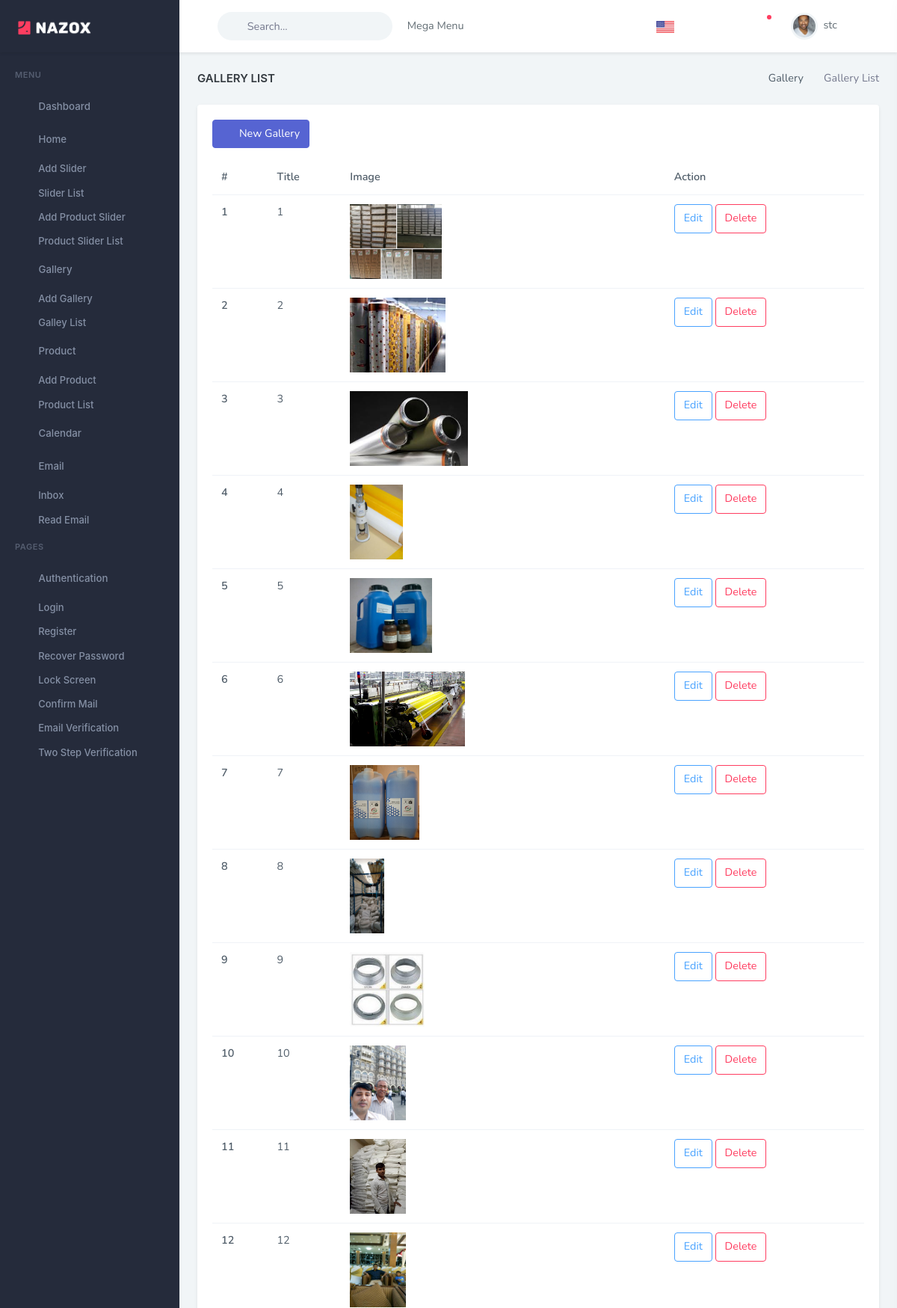
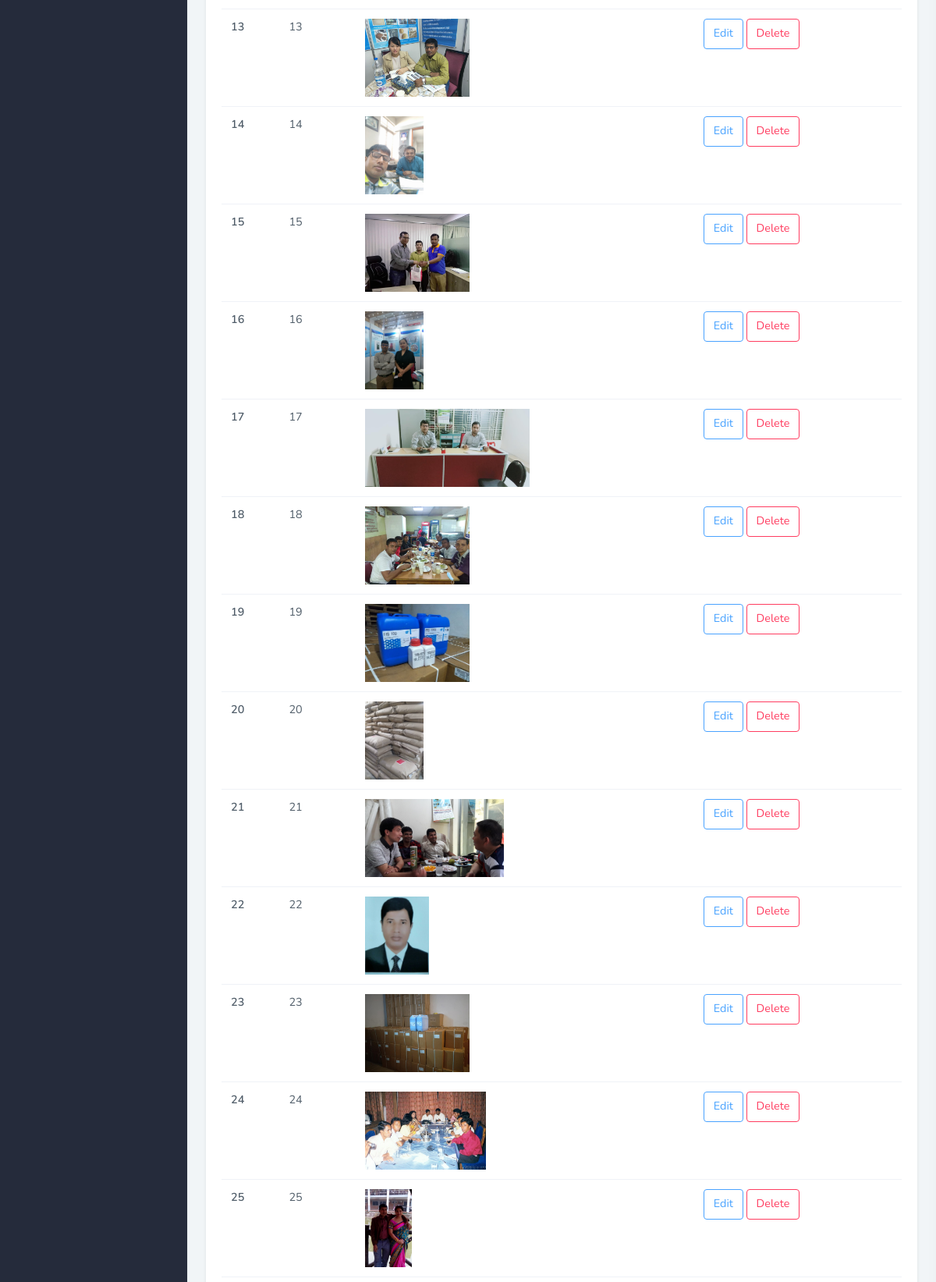
Page /dashboard/gallery-list (signed in, upper part) on the committed database (2 pictures, top to bottom).
### home/models.py (models this page shows, shortened)
class Gallery(models.Model):
    title = models.CharField(max_length=100)
    image = models.ImageField(upload_to='gallery')

### home/views.py (the view)
# urls.py: path('dashboard/gallery-list', views.GalleryListView.as_view(), name='dash-gallery'),  # Gallery list
class GalleryListView(LoginRequiredMixin, View):
    def get(self, request):
        context = {
            'gallery': Gallery.objects.all(),
            'title': "Gallery List",
            'pageview': "Gallery"
        }
        return render(request, 'home/gallery_list.html', context)

### templates/home/gallery_list.html
{% extends 'partials/base.html' %}
{% load static %}
{% block content %}
                        <div class="row">
                            <div class="col-lg-12">
                                <div class="card">
                                    <div class="card-body">
                                        <div class="">
                                            <a href="{% url 'gallery-create' %}" class="btn btn-primary mb-3"><i class="mdi mdi-plus me-2"></i> New Gallery</a>
                                        </div>
                                        <div class="table-responsive">
                                            <table class="table mb-0">
                                                <thead>
                                                    <tr>
                                                        <th>#</th>
                                                        <th>Title</th>
                                                        <th>Image</th>
                                                        <th>Action</th>
                                                    </tr>
                                                </thead>
                                                {% for item in gallery %}
                                                <tbody>
                                                    <tr>
                                                        <th scope="row">{{forloop.counter}}</th>
                                                        <td>{{item.title}}</td>
                                                        <td><img src="{{ item.image.url }}" alt=""  height="100" /></td>
                                                        <td>
                                                            <a href="{% url 'gallery-edit' item.id %}">
                                                                <button class="btn btn-outline-info">Edit</button>
                                                            </a>
                                                            <a href="{% url 'delete-gallery' item.id %}">
                                                                <button class="btn btn-outline-danger">Delete</button>
                                                            </a>
                                                        </td>
                                                    </tr>
                                                </tbody>
                                                {% endfor %}
                                            </table>
                                        </div>
                                    </div>
                                </div>
                            </div>
                        </div>
{% endblock content %}

### templates/partials/base.html (shortened to what this page needs)
{% load static %}
<!DOCTYPE html>
<html lang="en" >
<head>
	<link href="{% static 'css/bootstrap.min.css' %}" id="bootstrap-style" rel="stylesheet" type="text/css" />
	<link href="{% static 'css/icons.min.css' %}" rel="stylesheet" type="text/css" />
	<link href="{% static 'css/app.min.css' %}" id="app-style" rel="stylesheet" type="text/css" />
</head>
<body  data-sidebar="dark">
	<div id="layout-wrapper">
        {% block header %}
		{% include 'partials/header.html' %}
        {% endblock header %}
	    {% block sidebar %}
        {% include 'partials/sidebar.html' %}
        {% endblock sidebar %}
		<div class="main-content">
			<div class="page-content">
				<div class="container-fluid">
					<div class="row">
						<div class="col-12">
							<div class="page-title-box d-sm-flex align-items-center justify-content-between">
								<h4 class="mb-sm-0">{{title}}</h4>
								<div class="page-title-right">
									<ol class="breadcrumb m-0">
										<li class="breadcrumb-item"><a href="javascript: void(0);">{{pageview}}</a>
										</li>
										<li class="breadcrumb-item active">{{title}}</li>
									</ol>
								</div>
							</div>
						</div>
					</div>
					{% block content %}{% endblock content %}</div>
			</div>
            </div>
	</div>
</body>
</html>

### templates/partials/header.html (shortened to what this page needs)
{% load static %}
{% block header %}
		<header id="page-topbar">
			<div class="navbar-header">
				<div class="d-flex">
					<div class="navbar-brand-box">
						<a href="{% url 'dashboard' %}" class="logo logo-light">
							<span class="logo-lg">
                                    <img src="{% static 'images/logo-light.png' %}" alt="logo-light" height="20">
                                </span>
						</a>
					</div>
					<button type="button" class="btn btn-sm px-3 font-size-24 header-item waves-effect" id="vertical-menu-btn"> <i class="ri-menu-2-line align-middle"></i>
					</button>
					<form class="app-search d-none d-lg-block">
						<div class="position-relative">
							<input type="text" class="form-control" placeholder="Search..."> <span class="ri-search-line"></span>
						</div>
					</form>
					<div class="dropdown dropdown-mega d-none d-lg-block ms-2">
						<button type="button" class="btn header-item waves-effect" data-bs-toggle="dropdown" aria-haspopup="false" aria-expanded="false" key="t-megamenu">Mega Menu <i class="mdi mdi-chevron-down"></i>
						</button>
					</div>
				</div>
				<div class="d-flex">
					<div class="dropdown d-inline-block">
						<button type="button" class="btn header-item waves-effect" data-bs-toggle="dropdown" aria-haspopup="true"
						aria-expanded="false">
						<img id="header-lang-img" src="{% static 'images/flags/us.jpg' %}" alt="Header Language" height="16" />
						</button>
					</div>
					<div class="dropdown d-none d-lg-inline-block ms-1">
						<button type="button" class="btn header-item noti-icon waves-effect" data-bs-toggle="dropdown" aria-haspopup="true" aria-expanded="false"> <i class="ri-apps-2-line"></i>
						</button>
					</div>
					<div class="dropdown d-none d-lg-inline-block ms-1">
						<button type="button" class="btn header-item noti-icon waves-effect" data-toggle="fullscreen"> <i class="ri-fullscreen-line"></i>
						</button>
					</div>
					<div class="dropdown d-inline-block">
						<button type="button" class="btn header-item noti-icon waves-effect" id="page-header-notifications-dropdown" data-bs-toggle="dropdown" aria-expanded="false"> <i class="ri-notification-3-line"></i>
							<span class="noti-dot"></span>
						</button>
					</div>
					<div class="dropdown d-inline-block user-dropdown">
						<button type="button" class="btn header-item waves-effect" id="page-header-user-dropdown" data-bs-toggle="dropdown" aria-haspopup="true" aria-expanded="false">
							<img class="rounded-circle header-profile-user" src="{% static 'images/users/avatar-2.jpg' %}" alt="Header Avatar"> <span class="d-none d-xl-inline-block ms-1">{{user.username}}</span>
							<i class="mdi mdi-chevron-down d-none d-xl-inline-block"></i>
						</button>
					</div>
					<div class="dropdown d-inline-block">
						<button type="button" class="btn header-item noti-icon right-bar-toggle waves-effect"> <i class="ri-settings-2-line"></i>
						</button>
					</div>
				</div>
			</div>
		</header>
{% endblock header %}

### templates/partials/sidebar.html
{% load static %}
{% block sidebar %}
		<div class="vertical-menu">
			<div data-simplebar class="h-100">
				<div id="sidebar-menu">
					<ul class="metismenu list-unstyled" id="side-menu">
						<li class="menu-title" key="t-menu">Menu</li>
						<li>
							<a href="{% url 'dashboard' %}" class="waves-effect"> <i class="ri-dashboard-line"></i>
								<span key="t-dashboards">Dashboard</span>
							</a>
						</li>
						<li>
							<a href="javascript: void(0);" class="has-arrow waves-effect"> <i class="ri-gallery-upload-line"></i>
								<span key="t-email">Home</span>
							</a>
							<ul class="sub-menu" aria-expanded="false">
								<li><a href="{% url 'slider-create' %}" key="t-inbox">Add Slider</a>
								</li>
								<li><a href="{% url 'dash-slider' %}" key="t-read-email">Slider List</a>
								</li>
								<li><a href="{% url 'product-slider-create' %}" key="t-inbox">Add Product Slider</a>
								</li>
								<li><a href="{% url 'dash-product-slider' %}" key="t-read-email">Product Slider List</a>
								</li>
							</ul>
						</li>
						<li>
							<a href="javascript: void(0);" class="has-arrow waves-effect"> <i class="ri-gallery-line"></i>
								<span key="t-email">Gallery</span>
							</a>
							<ul class="sub-menu" aria-expanded="false">
								<li><a href="{% url 'gallery-create' %}" key="t-inbox">Add Gallery</a>
								</li>
								<li><a href="{% url 'dash-gallery' %}" key="t-read-email">Galley List</a>
								</li>
							</ul>
						</li>
						<li>
							<a href="javascript: void(0);" class="has-arrow waves-effect"> <i class="ri-gallery-upload-line"></i>
								<span key="t-email">Product</span>
							</a>
							<ul class="sub-menu" aria-expanded="false">
								<li><a href="{% url 'product-create' %}" key="t-inbox">Add Product</a>
								</li>
								<li><a href="{% url 'dash-product' %}" key="t-read-email">Product List</a>
								</li>
							</ul>
						</li>
						<li>
							<a href="{% url 'calendar' %}" class=" waves-effect"> <i class="ri-calendar-2-line"></i>
								<span key="t-calendar" >Calendar</span>
							</a>
						</li>
						<li>
							<a href="javascript: void(0);" class="has-arrow waves-effect"> <i class="ri-mail-send-line"></i>
								<span key="t-email">Email</span>
							</a>
							<ul class="sub-menu" aria-expanded="false">
								<li><a href="{% url 'email-inbox' %}" key="t-inbox">Inbox</a>
								</li>
								<li><a href="{% url 'email-read' %}" key="t-read-email">Read Email</a>
								</li>
							</ul>
						</li>
						<li class="menu-title" key="t-pages">Pages</li>
						<li>
							<a href="javascript: void(0);" class="has-arrow waves-effect"> <i class="ri-account-circle-line"></i>
								<span key="t-authentication"> Authentication</span>
							</a>
							<ul class="sub-menu" aria-expanded="false">
								<li><a href="{% url 'auth-login' %}" key="t-login">Login</a>
								</li>
								<li><a href="{% url 'auth-register'%}" key="t-register" >Register</a>
								</li>
								<li><a href="{% url 'auth-recoverpw'%}" key="t-recover-password" >Recover Password</a>
								</li>
								<li><a href="{% url 'auth-lock-screen' %}" key="t-lock-screen" >Lock Screen</a>
								</li>
								<li><a href="{% url 'auth-confirm-mail'%}" key="t-confirm-mail" >Confirm Mail</a>
								</li>
								<li><a href="{% url 'auth-email-verification'%}" key="t-email-verification" >Email Verification</a>
								</li>
								<li><a href="{% url 'auth-two-step-verification' %}" key="t-two-step-verification" >Two Step Verification</a>
								</li>
							</ul>
						</li>
					</ul>
				</div>
			</div>
		</div>
{% endblock sidebar %}

### templates/partials/footer.html (shortened to what this page needs)
{% load static %}

### templates/partials/right-sidebar.html (shortened to what this page needs)
{% load static %}

### rows in the picture
Gallery: title "1", image (picture)
Gallery: title "2", image (picture)
Gallery: title "3", image (picture)
Gallery: title "4", image (picture)
Gallery: title "5", image (picture)
Gallery: title "6", image (picture)
Gallery: title "7", image (picture)
Gallery: title "8", image (picture)
Gallery: title "9", image (picture)
Gallery: title "10", image (picture)
Gallery: title "11", image (picture)
Gallery: title "12", image (picture)
Gallery: title "13", image (picture)
Gallery: title "14", image (picture)
Gallery: title "15", image (picture)
Gallery: title "16", image (picture)
Gallery: title "17", image (picture)
Gallery: title "18", image (picture)
Gallery: title "19", image (picture)
Gallery: title "20", image (picture)
Gallery: title "21", image (picture)
Gallery: title "22", image (picture)
Gallery: title "23", image (picture)
Gallery: title "24", image (picture)
Gallery: title "25", image (picture)

### other values in the picture
{{ user.username }} "stc"
{{ title }} "GALLERY LIST"
{{ pageview }} "Gallery"
{{ title }} "Gallery List"
